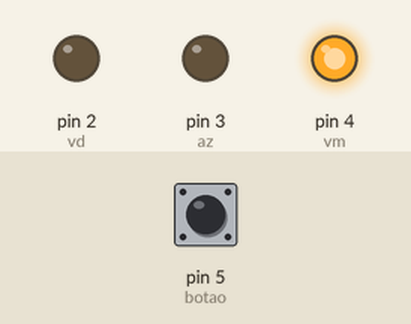
This sketch was run on a simulated Arduino Uno, built with avr-gcc and run on an emulated ATmega328P. On the bench: output pins drawn as LEDs (lit = HIGH). The test bench sets the inputs (shaded band); at power-on: pin 5 (botao) LOW.

Above: at 1.2 s.
1.3 s: pin 5 (botao) pulled HIGH for 0.15 s
At 2.2 s:
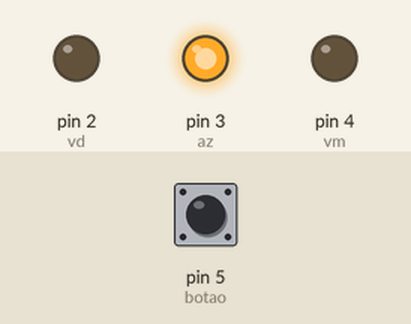
2.9 s: pin 5 (botao) pulled HIGH for 1 s
At 4.7 s:
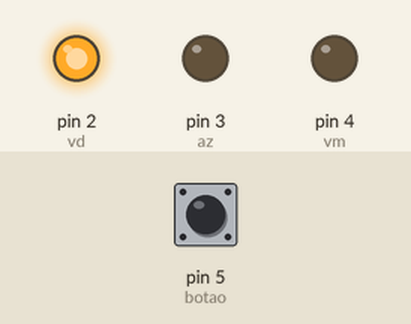
5.4 s: pin 5 (botao) pulled HIGH for 0.15 s
At 6.5 s:
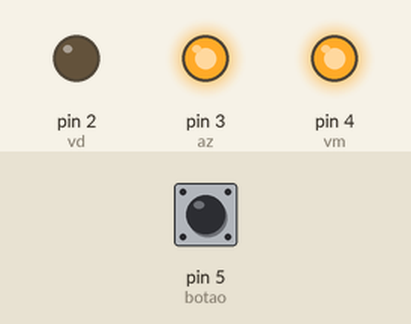
7.0 s: pin 5 (botao) pulled HIGH for 3.2 s
At 10.7 s:
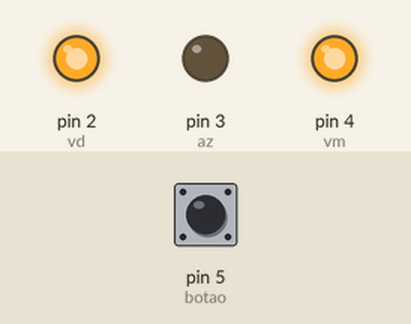
11.7 s: pin 5 (botao) pulled HIGH for 0.15 s
At 12.5 s:
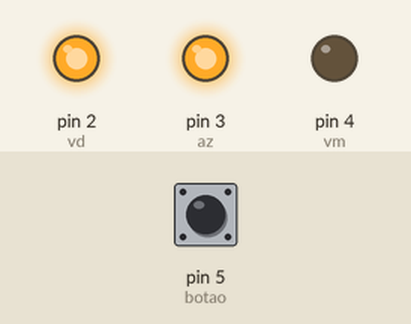
Timing chart, 0 to 14.3 s (numbered marks = the images above; inputs shaded):
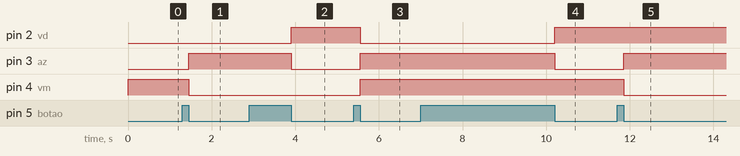

The sketch:

rgb-led-with-button-main.ino
```cpp
//Declara uma variável(armazenar um valor).
int leituraBotao = 0;
int estadoLuzes = 1;

int vd = 2;
int az = 3;
int vm = 4;

int botao = 5;
int flagBotao = 0;

void setup()
{
  //Define buracos 2, 3 e 4 como saída
  pinMode(vd, OUTPUT);
  pinMode(az, OUTPUT);
  pinMode(vm, OUTPUT);

  //Define buraco 5 como entrada
  pinMode(botao, INPUT);
}

//Funcao para acender vermelho
void acendeVermelho(void){
  digitalWrite(vd,LOW);
  digitalWrite(az,LOW);
  digitalWrite(vm,HIGH);
}

//Funcao para acender azul
void acendeAzul(void){
  digitalWrite(vd,LOW);
  digitalWrite(az,HIGH);
  digitalWrite(vm,LOW);
}

//Funcao para acender verde
void acendeVerde(void){
  digitalWrite(vd,HIGH);
  digitalWrite(az,LOW);
  digitalWrite(vm,LOW);
}

//Funcao para acender vermelho e azul
void acendeVermelhoEAzul(void){
  digitalWrite(vd,LOW);
  digitalWrite(az,HIGH);
  digitalWrite(vm,HIGH);
}

//Funcao para acender vermelho e verde
void acendeVermelhoEVerde(void){
  digitalWrite(vd,HIGH);
  digitalWrite(az,LOW);
  digitalWrite(vm,HIGH);
}

//Funcao para acender azul e verde
void acendeAzulEVerde(void){
  digitalWrite(vd,HIGH);
  digitalWrite(az,HIGH);
  digitalWrite(vm,LOW);
}

void testaBotao(void){

  //Armazeno o estado do botão(pressionado ou nao) na variável.
  leituraBotao = digitalRead(botao);


  //Teste de botão para apenas mudar o estado do LED quando
  // soltar o botão

  if(leituraBotao == 1 && flagBotao == 0){
  	flagBotao = 1;
  }

  if(leituraBotao == 0 && flagBotao == 1){
    estadoLuzes = estadoLuzes + 1;
    flagBotao = 0;
  }
}

void loop()
{

  //Chama função de teste de botão
  testaBotao();

  //testa o estadoLuzes para o valor que ele armazenar
  switch(estadoLuzes){

    //Se estadoLuzes for igual a 1, acende VERMELHO
  	case 1:
    	acendeVermelho();
    	break;

    //Se estadoLuzes for igual a 2, acende AZUL
    case 2:
    	acendeAzul();
    	break;

    //se estadoLuzes for igual a 3, acende VERDE
    case 3:
    	acendeVerde();
    	break;

    //se estadoLuzes for igual a 4, acende VERMELHO e AZUL
    case 4:
    	acendeVermelhoEAzul();
    	break;

    //se estadoLuzes for igual a 5, acende VERMELHO e VERDE
    case 5:
    	acendeVermelhoEVerde();
    	break;

    //se estadoLuzes for igual a 6, acende AZUL e VERDE
    case 6:
    	acendeAzulEVerde();
    	break;

    //se nao for nenhuma das oções acima, estadoLuzes volta a 0
    default:
    	estadoLuzes = 1;
    	break;
  }

}
```

Measured:
- after the input at 1.3 s, pin 3 (az): LOW → HIGH after 0.15 s; pin 4 (vm): HIGH → LOW after 0.15 s
- after the input at 2.9 s, pin 2 (vd): LOW → HIGH after 1.0 s; pin 3 (az): HIGH → LOW after 1.0 s
- after the input at 5.4 s, pin 2 (vd): HIGH → LOW after 0.15 s; pin 3 (az), pin 4 (vm): LOW → HIGH after 0.15 s
- after the input at 7.0 s, pin 2 (vd): LOW → HIGH after 3.2 s; pin 3 (az): HIGH → LOW after 3.2 s
- after the input at 11.7 s, pin 3 (az): LOW → HIGH after 0.15 s; pin 4 (vm): HIGH → LOW after 0.15 s
